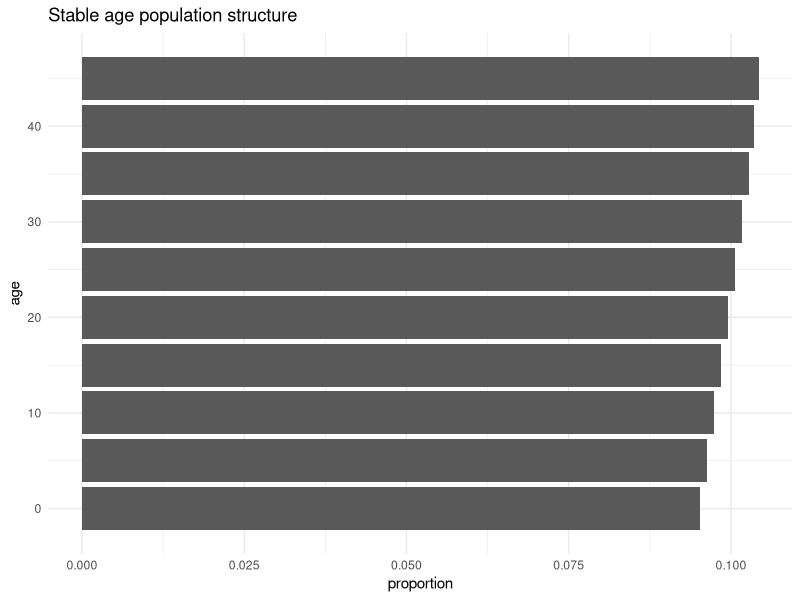
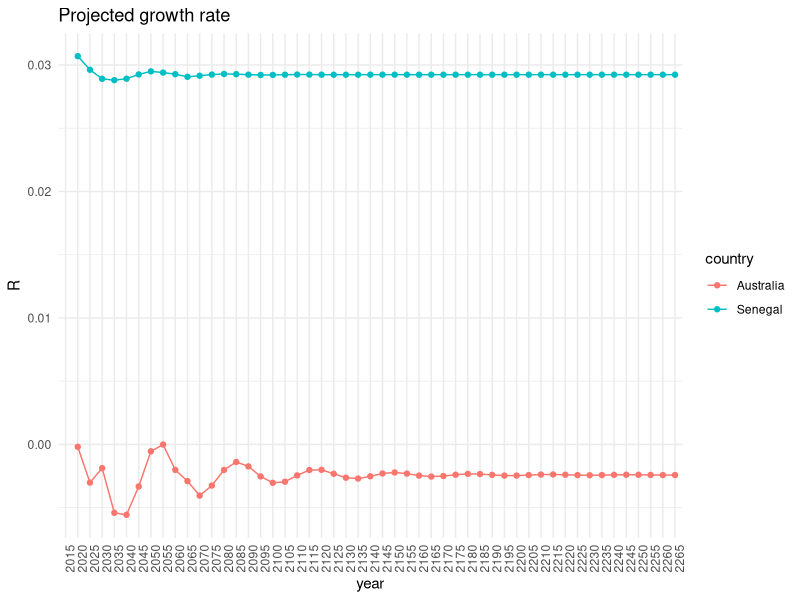

Recreate these plots in R, in order.
## ---- chunk 1
# run this chunk first!
knitr::opts_chunk$set(echo = TRUE)
library(tidyverse)

theme_set(theme_minimal())
## ---- chunk 2
d <- read_csv("bfdw_projection_data.csv") %>%
  # let's quickly repeat a few calculations that we made in Lab 1
         # change the radix to 1
  mutate(nLx = nLx/10^5, 
         # make fertility rates per woman, instead of per 1000 women
         nFx = nFx/1000) %>%
  group_by(country) %>%
         # calculate the fraction of the population in each age group
  mutate(nCx = nKx/sum(nKx)) %>%
  ungroup()
## ---- chunk 3
## function to define Leslie matrix, based on nLx and nFx values
leslie <- function(nLx,
                   nFx, 
                   n_age_groups=10,
                   ffab = 0.4886){
  L = matrix(0, nrow = n_age_groups, ncol = n_age_groups)
  L[1,] = ffab * nLx[1]*(nFx[1:n_age_groups]+nFx[2:(n_age_groups+1)]*nLx[2:(n_age_groups+1)]/nLx[1:n_age_groups])/2 # top row 
  diag(L[2:n_age_groups,1:(n_age_groups-1)]) = nLx[2:n_age_groups] / nLx[1:(n_age_groups-1)] # subdiagonal
  return(L)
}
## ---- chunk 4
# summarize the code we developed above in a function
project_population <- function(n_age_groups = 10,
                               n_projections = 50,
                               # the starting population
                               initial_pop,
                               # the Leslie matrix
                               L) {
  
  # define population matrix K
  K <- matrix(0, nrow = n_age_groups, ncol = n_projections+1)
  K[,1] <- initial_pop[1:n_age_groups]
  
  # do the projection!
  for(i in 2:(n_projections+1)){
    K[,i] <- L%*%K[,i-1] 
  }
  
  # get K in a form that's easier to ggplot
  # make into a dataframe, name columns as years and add an age column
  Kdf <- as.data.frame(K)
  colnames(Kdf) <- seq(from = 2015, to = (2015+n_projections*5), by = 5)
  Kdf <- cbind(age = seq(from = 0, to = 45, by = 5), Kdf)
  
  # get in long format and then add proportion of population in each age group
  Klong <- Kdf %>% 
    gather(year, population, -age) %>%
    group_by(year) %>%
    mutate(proportion = population/sum(population), 
           age = as.factor(age))
  
  # summarize the projection with total population and growth rate
  tot_pop <- Klong %>% 
    group_by(year) %>%
    summarise(pop = sum(population)) %>%
    # this applies the formula for R that we derived above
    mutate(R = c(NA, log(pop[2:n()]/pop[1:(n()-1)])/5))

  return(list(projection = Klong,
              tot_pop = tot_pop))
}
## ---- chunk 5
LAA <- leslie(nLx = d$nLx[d$country=="Australia"], 
              nFx = d$nFx[d$country=="Australia"])
LAA
## ---- chunk 6
eigen.AA <- eigen(LAA)
eigen.AA
## ---- chunk 7
# minor detail, safe to ignore:
# Re(...) takes the real part of the eigenvalue. We know this eigenvalue will be real,
# but other eigenvalues may be complex, so eigen() gives us a complex number 
r.AA <- log(Re(eigen.AA$values[1]))/5
r.AA
## ---- chunk 8
# minor detail, safe to ignore:
# Re(...) takes the real part of the eigenvector values. We know this eigenvector will have all real entries,
# but other eigenvectors may have complex-valued entries, so the matrix has complex numbers.
k.AA <- Re(eigen.AA$vectors[,1]/sum(eigen.AA$vectors[,1]))
k.AA
## ---- chunk 9
proj_AA <- project_population(initial_pop = d$nKx[d$country == 'Australia'],
                              L =  LAA)
## ---- chunk 10
# compare stable population rate and rate at end of projection period
cbind(stable = r.AA,  proj = proj_AA$tot_pop$R[nrow(proj_AA$tot_pop)])

# compare stable population age distribution and age distribution at end of projection period
cbind(stable = k.AA, proj = proj_AA$projection$proportion[proj_AA$projection$year==(2015+50*5)])

## ---- chunk 11
ages <- seq(0, 45, by = 5)
ggplot(data = data.frame(age = ages, proportion = k.AA), aes(x = age, y = proportion))+
  geom_bar(stat = 'identity')+
  coord_flip()+
  ggtitle("Stable age population structure")
## ---- chunk 12
LSS <- leslie(nLx = d$nLx[d$country=="Senegal"], 
              nFx = d$nFx[d$country=="Senegal"])

proj_SS <- project_population(initial_pop = d$nKx[d$country == 'Senegal'],
                              L =  LSS)

LSS
## ---- chunk 13
eigen.SS <- eigen(LSS)
eigen.SS
## ---- chunk 14
compare_r_trajectory <- bind_rows(tibble(year = proj_AA$tot_pop$year,
                                         R = proj_AA$tot_pop$R,
                                         country = 'Australia',
                                         stable_r = log(Re(eigen.AA$values[1]))/5),
                                  tibble(year = proj_SS$tot_pop$year,
                                         R = proj_SS$tot_pop$R,
                                         country = 'Senegal',
                                         stable_r = log(Re(eigen.SS$values[1]))/5))
compare_r_trajectory
## ---- chunk 15
compare_r_trajectory %>%
  ggplot(aes(x=year, y=R, color=country, group=country)) +
  geom_point() + geom_line() +
  theme(axis.text.x = element_text(angle = 90, hjust = 1))+
  ggtitle("Projected growth rate")
## ---- chunk 16
damping_ratio <- function(eigen.output) {
  return(Re(eigen.output$values[1]) / Mod(eigen.output$values[2]))  
}
rho.AA <- damping_ratio(eigen.AA)
rho.SS <- damping_ratio(eigen.SS)

glue::glue("
           Damping ratio for Australia: {rho.AA}
           Damping ratio for Senegal: {rho.SS}
           ")
